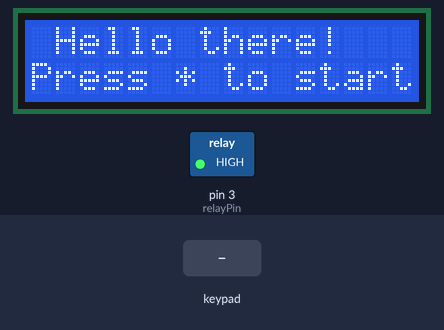
Recording of a sketch running on a simulated Arduino Uno, built with avr-gcc and run on an emulated ATmega328P. Parts: 16×2 character LCD, switched loads named in the sketch (green lamp = pin HIGH). The test bench sets the inputs (shaded band).

Above: at 3.2 s.
3.3 s: keypad keys 1 2 3 4 5 6 # pressed 0.4 s apart
At 6.4 s:
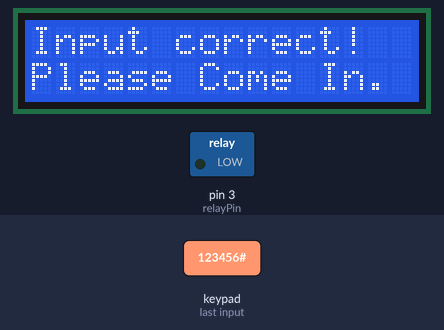
7.6 s: key '1' pressed
At 8.7 s:
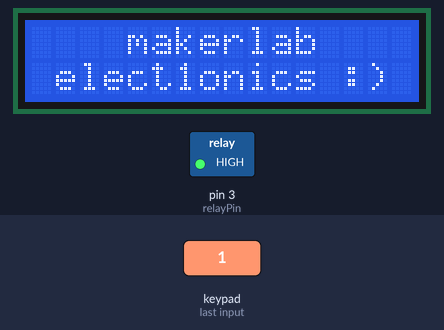
9.2 s: keypad keys 0 0 0 0 0 0 # pressed 0.4 s apart
At 12.5 s:
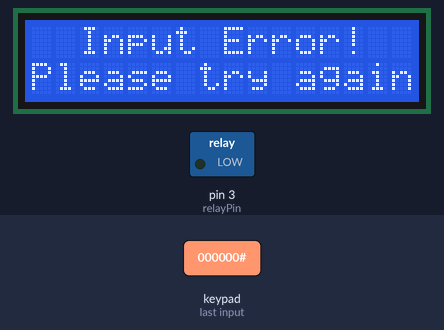
13.5 s: key 'A' pressed
At 14.4 s:
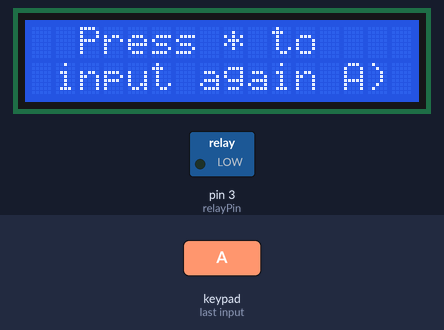
15.1 s: keypad keys 1 2 3 4 5 6 * pressed 0.4 s apart
At 16.3 s:
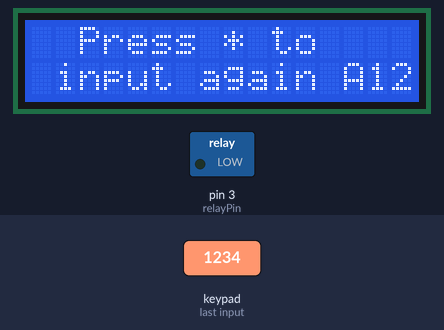
19.4 s: key 'B' pressed
At 20.7 s:
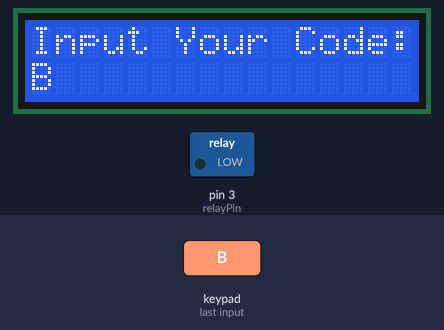
Timing chart, 0 to 21.9 s (numbered marks = the images above; inputs shaded):
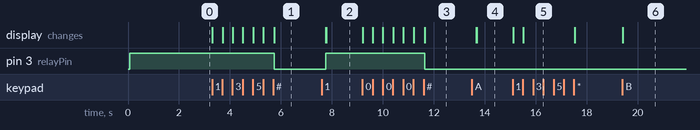

The sketch:

lock.ino
```cpp
/*******************************************************
 * name:Password Lock
 * function: the I2C LCD1602 will display "Hello there! Press * to start" after power on.
 * At this point, the indicator LED on the relay keeps off.
 * When you press "*" key, it will prompt "Input Your Code:". If you enter “123456” and press “#” key to confirm,
 * the indicator LED on the relay module will light up. The I2C LCD1602 will display "Input Correct" "Please Come In".
 * If you try to input an incorrect password, it will prompt you to press * to input again the correct password.

  https://www.makerlab-electronics.com/
 *********************************************************/

#include <Keypad.h>
#include <Wire.h>
#include <LiquidCrystal_I2C.h>

LiquidCrystal_I2C lcd(0x27,16,2);


#define relayPin 3 //relay attach to pin 3


const byte ROWS = 4; //four rows
const byte COLS = 4; //four columns
//define the cymbols on the buttons of the keypads
char hexaKeys[ROWS][COLS] =
{
  { '1','2','3','A'  },
  { '4','5','6','B'  },
  { '7','8','9','C'  },
  { '*','0','#','D'  }
};
byte rowPins[ROWS] = { 8, 9, 10, 11}; //connect to the row pinouts of the keypad
byte colPins[COLS] = { 7, 6, 5, 4}; //connect to the column pinouts of the keypad


int pos = 0;
char secretCode[6] = { '1', '2', '3', '4', '5', '6'};
char inputCode[6] = { '0', '0', '0', '0', '0', '0'};

//initialize an instance of class NewKeypad
Keypad customKeypad = Keypad( makeKeymap(hexaKeys), rowPins, colPins, ROWS, COLS);

void setup()
{
  lcd.init(); //initialize lcd
  lcd.backlight(); //turn the backlight
  pinMode(relayPin, OUTPUT); //set the relay as OUTPUT
  digitalWrite(relayPin,HIGH);
  Serial.begin(9600);
  lcd.setCursor(0,0);
  lcd.print(" Hello there!");
  lcd.setCursor(0,1);
  lcd.print("Press * to start");
  delay(2000);

}

void loop()
{
  readKey();
}

void readKey()
{
  int correct = 0;
  int i;
  char customKey = customKeypad.getKey();//get the key value
  if (customKey)
  {
    switch(customKey)
    {
    case '*': //if press in "*" ,then print "Input Your Code:"
      pos = 0;
      lcd.clear();
      lcd.setCursor(0,0);
      lcd.print("Input Your Code:");
      break;
    case '#':  //if press in "#" ,then see the  password whether "1 2 3 4 5 6"
      for(i = 0; i < 6; i++)
      {
        if(inputCode[i] == secretCode[i])
        {
          correct ++;
        }
      }
      if(correct == 6)//if it right
      {
        lcd.clear();
        lcd.setCursor(0, 0);
        lcd.print("Input correct!");//print "Input correct!"
        lcd.setCursor(0, 1);
        lcd.print("Please Come In."); //print "Please Come In"
        digitalWrite(relayPin, LOW); //relay connected
        delay(2000);
        lcd.setCursor(0,0);
        lcd.print("    makerlab    ");
        lcd.setCursor(0,1);
        lcd.print(" electronics :)");
        digitalWrite(relayPin, HIGH);

      }
      else
      {
        lcd.clear();
        lcd.setCursor(0, 0);
        lcd.print("  Input Error!  ");
        lcd.setCursor(0, 1);
        lcd.print("Please try again. ");
        digitalWrite(relayPin, LOW);
        delay(2000);
        lcd.clear();
        readKey();
        lcd.setCursor(0,0);
        lcd.print("  Press * to  ");
        lcd.setCursor(0,1);
        lcd.print(" input again :) ");
        digitalWrite(relayPin, LOW);
      }
      break;
    default:
      inputCode[pos] = customKey;
      lcd.setCursor(pos,1);
      lcd.print(inputCode[pos]);
      pos ++;
    }
  }
}
```

Measured:
- after the input at 3.3 s, pin 3 (relayPin): HIGH → LOW after 2.4 s; the display: first changes at once (image 1 shows a later state)
- after the input at 7.6 s, the display: first differs from a run without the input after 0.19 s (image 2)
- after the input at 9.2 s, pin 3 (relayPin): HIGH → LOW after 2.4 s; the display: first changes at once (image 3 shows a later state)
- after the input at 13.5 s, the display: first differs from a run without the input after 0.19 s (image 4)
- after the input at 15.1 s, the display: first changes at once (image 5 shows a later state)
- after the input at 19.4 s, the display: changes at once (image 6)
